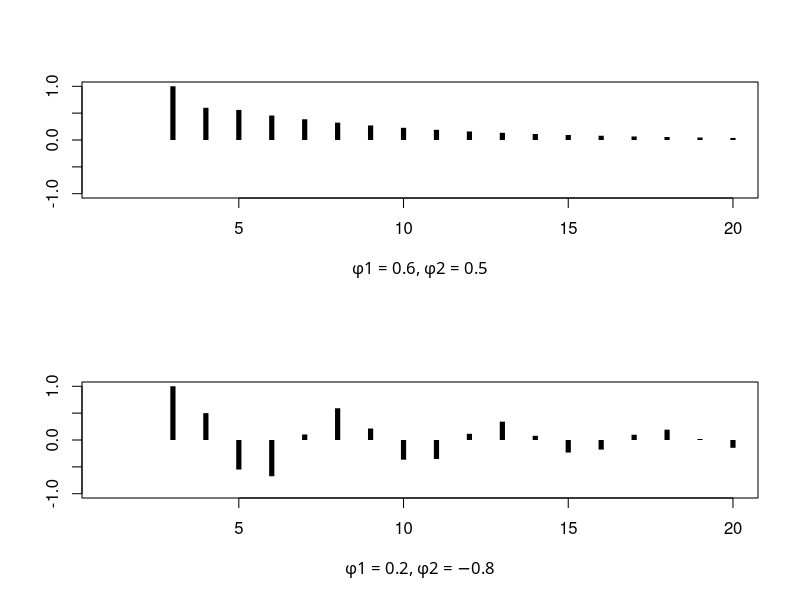

Source code (R):
#line 5 "p15.Rnw"
T <- 20
w <- 1*(1:20 == 3)
y <- array( dim=c(T,2) )
y[1:2,] <- 0
phi <- array( c(.6,.2, .5,-.8), c(2,2) )
for ( j in 3:T )

  y[j,] <- apply(X=phi * y[(j-1):(j-2),],MARGIN=2,FUN=sum) + w[j]


#line 17 "p15.Rnw"
screens <- split.screen( figs=c(2,1) )
for ( i in 1:2 )
{
  screen( n = screens[i], new = TRUE )
  plot( 1:T,y[,i], type = "h",
        xlab=paste("f1 = ",phi[i,1], ", f2 = ", phi[i,2],sep=""), ylab="",
        font.lab = 5, cex=.5, lwd=5,lend=1,ylim=c(-1,1))
}
close.screen(all=TRUE)


